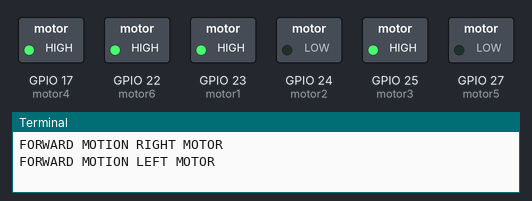
The program below on a simulated Raspberry Pi (BCM pin numbers). Shown: switched loads named in the program (green lamp = pin HIGH), the last lines printed to the terminal. At 20.0 s the program stops and its outputs stay as they are.

Above: at 0.1 s.
At 10.1 s:
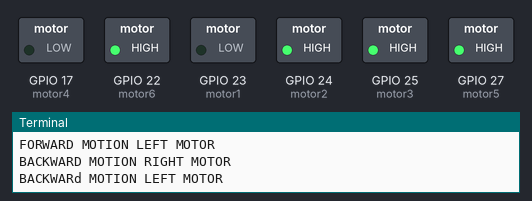
At 20.1 s:
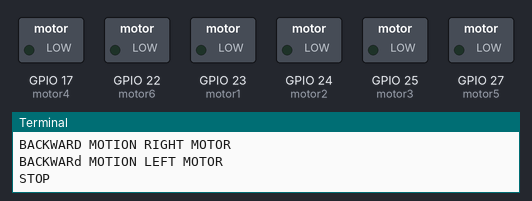
Timing chart, 0 to 21.5 s (numbered marks = the images above):
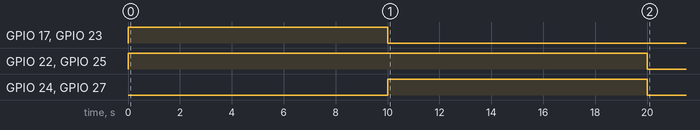

Measured:
- by itself, GPIO 17 (motor4), GPIO 23 (motor1): LOW → HIGH at 0.00 s, → LOW 10.0 s later
- by itself, GPIO 22 (motor6), GPIO 25 (motor3): LOW → HIGH at 0.00 s, → LOW 20.0 s later
- by itself, GPIO 24 (motor2), GPIO 27 (motor5): LOW → HIGH at 10.0 s, → LOW 10.0 s later

The program:

testmotors.py
```python
import RPi.GPIO as GPIO
from time import sleep

GPIO.setmode(GPIO.BCM)
#motor 1 pins RIGHT MOTOR
motor1 = 23 # Input Pin
motor2 = 24 # Input Pin
motor3 = 25 # Enable Pin

#motor 2 pins LEFT MOTOR
motor4 = 17 #input
motor5 = 27 #input
motor6 = 22 #enable

all = motor1,motor2,motor3,motor4,motor5,motor6

GPIO.setup(motor1,GPIO.OUT)
GPIO.setup(motor2,GPIO.OUT)
GPIO.setup(motor3,GPIO.OUT)
GPIO.setup(motor4,GPIO.OUT)
GPIO.setup(motor5,GPIO.OUT)
GPIO.setup(motor6,GPIO.OUT)

print("FORWARD MOTION RIGHT MOTOR")
GPIO.output(motor1,GPIO.HIGH)
GPIO.output(motor2,GPIO.LOW)
GPIO.output(motor3,GPIO.HIGH)

print("FORWARD MOTION LEFT MOTOR")
GPIO.output(motor4,GPIO.HIGH)
GPIO.output(motor5,GPIO.LOW)
GPIO.output(motor6,GPIO.HIGH)

sleep(10)

print("BACKWARD MOTION RIGHT MOTOR")
GPIO.output(motor1,GPIO.LOW)
GPIO.output(motor2,GPIO.HIGH)
GPIO.output(motor3,GPIO.HIGH)

print("BACKWARd MOTION LEFT MOTOR")
GPIO.output(motor4,GPIO.LOW)
GPIO.output(motor5,GPIO.HIGH)
GPIO.output(motor6,GPIO.HIGH)

sleep(10)

print("STOP")
GPIO.output(all,GPIO.LOW)

GPIO.cleanup()
```
